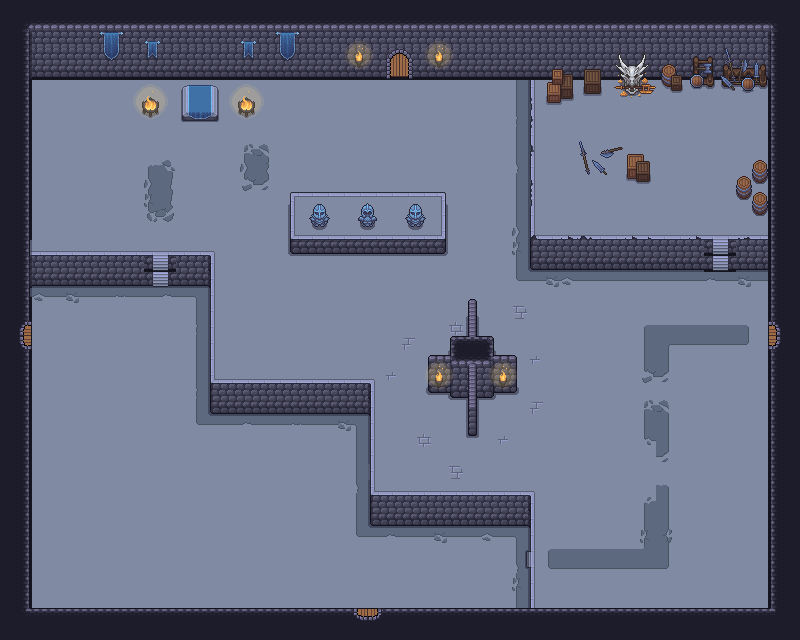

This is a level from a 2D game, rendered from its Tiled map with the project's own tilesets. A one-line summary and the map file follow, with tile-layer data summarised:
An orthogonal 50x40 tile map with 16x16 px tiles, 8 tile layers (Retoques Suelo Inferior, Suelo, Retoques Suelo Superior, Retoques escaleras, ...), 14 tilesets and 40 objects.

<map version="1.10" tiledversion="1.11.2" orientation="orthogonal" renderorder="right-down" width="50" height="40" tilewidth="16" tileheight="16" infinite="0" nextlayerid="13" nextobjectid="49">
 <tileset firstgid="1" source="../tilesets/Paredes2.tsx" />
 <tileset firstgid="494" source="../tilesets/puertas.tsx" />
 <tileset firstgid="498" source="../tilesets/Fuegos.tsx" />
 <tileset firstgid="696" source="../tilesets/Suelo.tsx" />
 <tileset firstgid="816" source="../tilesets/supplies_objects.tsx" />
 <tileset firstgid="1371" source="../tilesets/Objetos.tsx" />
 <tileset firstgid="1587" source="../tilesets/Other_objects.tsx" />
 <tileset firstgid="1771" source="../tilesets/player.tsx" />
 <tileset firstgid="1772" source="../tilesets/corazon.tsx" />
 <tileset firstgid="1773" source="../tilesets/skeleton.tsx" />
 <tileset firstgid="1775" source="../tilesets/goomba.tsx" />
 <tileset firstgid="1776" source="../tilesets/pedestals.tsx" />
 <tileset firstgid="2146" source="../tilesets/amongus.tsx" />
 <tileset firstgid="2147" source="../tilesets/azeris.tsx" />
 <group id="8" name="Room">
  <layer id="7" name="Retoques Suelo Inferior" width="50" height="40">
   <data>[2000 cells, 4 non-empty, 1 distinct tile ids]</data>
  </layer>
  <layer id="2" name="Suelo" width="50" height="40">
   <data>[2000 cells, 1516 non-empty, 8 distinct tile ids]</data>
  </layer>
  <layer id="5" name="Retoques Suelo Superior" width="50" height="40">
   <data>[2000 cells, 195 non-empty, 44 distinct tile ids]</data>
  </layer>
  <layer id="6" name="Retoques escaleras" width="50" height="40">
   <data>[2000 cells, 2 non-empty, 2 distinct tile ids]</data>
  </layer>
  <layer id="1" name="Paredes" width="50" height="40">
   <data>[2000 cells, 712 non-empty, 85 distinct tile ids]</data>
  </layer>
  <layer id="12" name="Retoques Paredes" width="50" height="40">
   <data>[2000 cells, 18 non-empty, 9 distinct tile ids]</data>
  </layer>
  <layer id="3" name="Puertas" width="50" height="40">
   <data>[2000 cells, 4 non-empty, 4 distinct tile ids]</data>
  </layer>
  <layer id="4" name="Obstaculos" width="50" height="40">
   <data>[2000 cells, 128 non-empty, 94 distinct tile ids]</data>
  </layer>
  <objectgroup id="11" name="Entities">
   <object id="10" gid="1773" x="688.333" y="174" width="32" height="32" />
   <object id="11" gid="1773" x="558" y="217" width="32" height="32" />
   <object id="12" gid="1775" x="661" y="214" width="16" height="16" />
   <object id="13" gid="1775" x="596.333" y="124.667" width="16" height="16" />
   <object id="14" gid="1775" x="169" y="353" width="16" height="16" />
   <object id="15" gid="1775" x="74" y="472" width="16" height="16" />
   <object id="16" gid="1775" x="297" y="480" width="16" height="16" />
   <object id="17" gid="1775" x="172" y="572" width="16" height="16" />
   <object id="18" gid="1775" x="478" y="578" width="16" height="16" />
   <object id="19" gid="1775" x="238" y="231" width="16" height="16" />
   <object id="20" gid="1775" x="480" y="205" width="16" height="16" />
   <object id="21" gid="1775" x="713" y="444" width="16" height="16" />
   <object id="22" gid="1775" x="506" y="426" width="16" height="16" />
   <object id="23" gid="1775" x="157.5" y="170.5" width="16" height="16" />
   <object id="24" gid="1773" x="277.5" y="116.5" width="32" height="32" />
   <object id="25" gid="1773" x="313" y="301" width="32" height="32" />
   <object id="26" gid="1773" x="397" y="303" width="32" height="32" />
   <object id="27" gid="1773" x="274" y="569" width="32" height="32" />
   <object id="28" gid="1773" x="145" y="453" width="32" height="32" />
   <object id="29" gid="1773" x="708" y="572" width="32" height="32" />
   <object id="30" gid="1773" x="563" y="344" width="32" height="32" />
   <object id="31" gid="2146" x="406" y="459" width="30" height="30" />
   <object id="32" gid="2146" x="61" y="193" width="30" height="30" />
  </objectgroup>
  <objectgroup id="10" name="Utils">
   <object id="5" gid="1772" x="735.333" y="123.667" width="18" height="18" />
   <object id="6" gid="1772" x="627" y="124.333" width="18" height="18" />
   <object id="7" gid="1772" x="551" y="140.667" width="18" height="18" />
   <object id="33" gid="1772" x="240" y="358" width="18" height="18" />
   <object id="34" gid="1772" x="645" y="460" width="18" height="18" />
   <object id="35" gid="1772" x="154" y="518" width="18" height="18" />
   <object id="36" gid="1775" x="313" y="168" width="16" height="16" />
   <object id="37" gid="1775" x="579" y="508" width="16" height="16" />
   <object id="43" gid="1772" x="65.5" y="121.5" width="18" height="18" />
   <object id="45" gid="1772" x="433" y="160" width="18" height="18" />
   <object id="46" gid="1772" x="310" y="466" width="18" height="18" />
   <object id="47" gid="2147" x="673" y="137" width="21" height="21" />
   <object id="48" gid="2147" x="275" y="340" width="21" height="21" />
  </objectgroup>
  <objectgroup id="9" name="Player">
   <object id="1" gid="1771" x="702" y="373" width="64" height="64" />
   <object id="2" gid="1771" x="363" y="138" width="64" height="64" />
   <object id="3" gid="1771" x="34" y="371" width="64" height="64" />
   <object id="4" gid="1771" x="364" y="608" width="64" height="64" />
  </objectgroup>
 </group>
</map>
